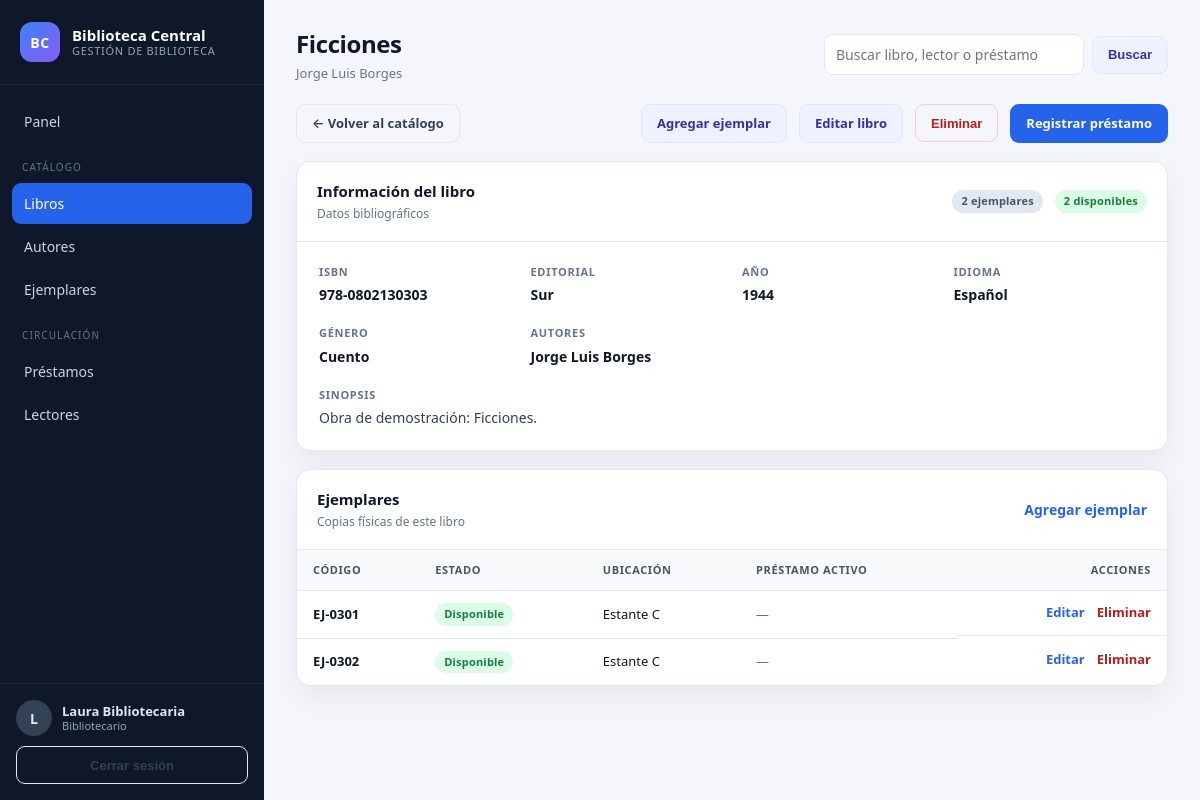
Page /catalogo/libros/3/ (signed in) on the committed database.
### usuarios/models.py (models this page shows, shortened)
class Usuario(AbstractUser):
    class Rol(models.TextChoices):
        ADMINISTRADOR = "ADMINISTRADOR", "Administrador"
        BIBLIOTECARIO = "BIBLIOTECARIO", "Bibliotecario"
        LECTOR = "LECTOR", "Lector"
    rol = models.CharField(
        "Rol",
        max_length=20,
        choices=Rol.choices,
        default=Rol.LECTOR,
    )
    nombre_completo = models.CharField("Nombre completo", max_length=150, blank=True)
    class Meta:
        verbose_name = "Usuario"
        verbose_name_plural = "Usuarios"
        ordering = ["username"]
    @property
    def rol_label(self):
        return self.get_rol_display()
    @property
    def es_administrador(self):
        return self.is_superuser or self.rol == self.Rol.ADMINISTRADOR
    @property
    def es_bibliotecario(self):
        return self.rol == self.Rol.BIBLIOTECARIO
    @property
    def puede_gestionar(self):
        return self.es_administrador or self.es_bibliotecario
    @property
    def inicial(self):
        texto = self.nombre_completo or self.username
        return texto[:1].upper()

### catalogo/models.py (models this page shows, shortened)
class Libro(models.Model):
    class Idioma(models.TextChoices):
        ESPANOL = "ESPANOL", "Español"
        INGLES = "INGLES", "Inglés"
        FRANCES = "FRANCES", "Francés"
        PORTUGUES = "PORTUGUES", "Portugués"
        OTRO = "OTRO", "Otro"
    titulo = models.CharField("Título", max_length=200)
    isbn = models.CharField("ISBN", max_length=20, unique=True)
    editorial = models.CharField("Editorial", max_length=120, blank=True)
    anio_publicacion = models.PositiveSmallIntegerField(
        "Año de publicación",
        null=True,
        blank=True,
    )
    idioma = models.CharField(
        "Idioma",
        max_length=20,
        choices=Idioma.choices,
        default=Idioma.ESPANOL,
    )
    genero = models.CharField("Género", max_length=80, blank=True)
    sinopsis = models.TextField("Sinopsis", blank=True)
    autores = models.ManyToManyField(
        Autor,
        related_name="libros",
        verbose_name="Autores",
    )
    creado = models.DateTimeField("Creado", auto_now_add=True)
    actualizado = models.DateTimeField("Actualizado", auto_now=True)
    class Meta:
        verbose_name = "Libro"
        verbose_name_plural = "Libros"
        ordering = ["titulo"]
    @property
    def autores_texto(self):
        return ", ".join(autor.nombre_completo for autor in self.autores.all())
    @property
    def total_ejemplares(self):
        return self.ejemplares.count()
    @property
    def ejemplares_disponibles(self):
        return self.ejemplares.disponibles().count()

class Autor(models.Model):
    nombres = models.CharField("Nombres", max_length=100)
    apellidos = models.CharField("Apellidos", max_length=100)
    nacionalidad = models.CharField("Nacionalidad", max_length=80, blank=True)
    fecha_nacimiento = models.DateField("Fecha de nacimiento", null=True, blank=True)
    biografia = models.TextField("Biografía", blank=True)
    class Meta:
        verbose_name = "Autor"
        verbose_name_plural = "Autores"
        ordering = ["apellidos", "nombres"]
    @property
    def nombre_completo(self):
        return f"{self.nombres} {self.apellidos}".strip()

class Ejemplar(models.Model):
    class Estado(models.TextChoices):
        DISPONIBLE = "DISPONIBLE", "Disponible"
        PRESTADO = "PRESTADO", "Prestado"
        MANTENIMIENTO = "MANTENIMIENTO", "En mantenimiento"
        BAJA = "BAJA", "Dado de baja"
    libro = models.ForeignKey(
        Libro,
        on_delete=models.CASCADE,
        related_name="ejemplares",
        verbose_name="Libro",
    )
    codigo = models.CharField("Código de ejemplar", max_length=30, unique=True)
    estado = models.CharField(
        "Estado",
        max_length=20,
        choices=Estado.choices,
        default=Estado.DISPONIBLE,
    )
    ubicacion = models.CharField("Ubicación", max_length=120, blank=True)
    fecha_alta = models.DateField("Fecha de alta", default=timezone.localdate)
    observaciones = models.TextField("Observaciones", blank=True)
    objects = EjemplarQuerySet.as_manager()
    class Meta:
        verbose_name = "Ejemplar"
        verbose_name_plural = "Ejemplares"
        ordering = ["libro__titulo", "codigo"]
    @property
    def prestamo_activo(self):
        return self.detalles_prestamo.filter(fecha_devolucion__isnull=True).first()

### catalogo/views.py (the view)
# urls.py: path("libros/<int:pk>/", views.LibroDetailView.as_view(), name="libro_detail"),
class LibroDetailView(LoginRequiredMixin, DetailView):
    model = Libro
    template_name = "catalogo/libro_detail.html"
    context_object_name = "libro"
    def get_queryset(self):
        return Libro.objects.prefetch_related(
            "autores",
            "ejemplares__detalles_prestamo__prestamo__lector",
        )

### catalogo/models.py (called while the page is built)
    def disponibles(self):
        from prestamos.models import DetallePrestamo
        prestados = DetallePrestamo.objects.filter(
            fecha_devolucion__isnull=True
        ).values("ejemplar_id")
        return self.filter(estado=Ejemplar.Estado.DISPONIBLE).exclude(pk__in=prestados)

### core/context_processors.py (called while the page is built)
def globals(request):
    return {
        "APP_NAME": getattr(settings, "APP_NAME", "Biblioteca"),
        "hoy": timezone.localdate(),
    }

### templates/catalogo/libro_detail.html (shortened to what this page needs)
{% extends "base.html" %}
{% block page_title %}{{ libro.titulo }}{% endblock %}
{% block page_subtitle %}{{ libro.autores_texto }}{% endblock %}
{% block content %}
<div class="page-actions">
    <a class="btn btn-ghost" href="{% url 'catalogo:libro_list' %}">← Volver al catálogo</a>
    {% if user.puede_gestionar %}
    <div class="actions">
        <a class="btn btn-secondary" href="{% url 'catalogo:ejemplar_create' %}?libro={{ libro.pk }}">Agregar ejemplar</a>
        <a class="btn btn-secondary" href="{% url 'catalogo:libro_update' libro.pk %}">Editar libro</a>
        <form method="post" action="{% url 'catalogo:libro_delete' libro.pk %}" data-confirm="¿Eliminar el libro y todos sus ejemplares?">
            <button class="btn btn-ghost danger" type="submit">Eliminar</button>
        </form>
        <a class="btn btn-primary" href="{% url 'prestamos:create' %}">Registrar préstamo</a>
    </div>
    {% endif %}
</div>
<section class="card">
    <header class="card-header">
        <div>
            <h2>Información del libro</h2>
            <p class="muted">Datos bibliográficos</p>
        </div>
        <div class="actions">
            <span class="badge badge-muted">{{ libro.total_ejemplares }} ejemplares</span>
            <span class="badge {% if libro.ejemplares_disponibles %}badge-ok{% else %}badge-danger{% endif %}">{{ libro.ejemplares_disponibles }} disponibles</span>
        </div>
    </header>
    <div class="detail-grid">
        <div>
            <span class="stat-label">ISBN</span>
            <p>{{ libro.isbn }}</p>
        </div>
        <div>
            <span class="stat-label">Editorial</span>
            <p>{{ libro.editorial|default:"—" }}</p>
        </div>
        <div>
            <span class="stat-label">Año</span>
            <p>{{ libro.anio_publicacion|default:"—" }}</p>
        </div>
        <div>
            <span class="stat-label">Idioma</span>
            <p>{{ libro.get_idioma_display }}</p>
        </div>
        <div>
            <span class="stat-label">Género</span>
            <p>{{ libro.genero|default:"—" }}</p>
        </div>
        <div>
            <span class="stat-label">Autores</span>
            <p>{{ libro.autores_texto|default:"—" }}</p>
        </div>
        <div class="full">
            <span class="stat-label">Sinopsis</span>
            <p class="sinopsis">{{ libro.sinopsis|default:"Sin sinopsis registrada."|linebreaksbr }}</p>
        </div>
    </div>
</section>
<section class="card">
    <header class="card-header">
        <div>
            <h2>Ejemplares</h2>
            <p class="muted">Copias físicas de este libro</p>
        </div>
        {% if user.puede_gestionar %}
        <a class="link" href="{% url 'catalogo:ejemplar_create' %}?libro={{ libro.pk }}">Agregar ejemplar</a>
        {% endif %}
    </header>
    {% if libro.ejemplares.exists %}
    <div class="table-wrap">
        <table>
            <thead>
                <tr>
                    <th>Código</th>
                    <th>Estado</th>
                    <th>Ubicación</th>
                    <th>Préstamo activo</th>
                    <th class="right">Acciones</th>
                </tr>
            </thead>
            <tbody>
                {% for ejemplar in libro.ejemplares.all %}
                <tr>
                    <td><strong>{{ ejemplar.codigo }}</strong></td>
                    <td>
                        <span class="badge {% if ejemplar.estado == 'DISPONIBLE' %}badge-ok{% elif ejemplar.estado == 'PRESTADO' %}badge-warning{% elif ejemplar.estado == 'BAJA' %}badge-danger{% else %}badge-muted{% endif %}">
                            {{ ejemplar.get_estado_display }}
                        </span>
                    </td>
                    <td>{{ ejemplar.ubicacion|default:"—" }}</td>
                    <td>
                        {% with activo=ejemplar.prestamo_activo %}
                        {% if activo %}
                            {% if user.puede_gestionar %}
                            <a class="link" href="{% url 'prestamos:detail' activo.prestamo_id %}">{{ activo.prestamo.codigo }} · {{ activo.prestamo.lector.nombre_completo }}</a>
                            {% else %}
                            <span class="muted">No disponible</span>
                            {% endif %}
                        {% else %}
                        <span class="muted">—</span>
                        {% endif %}
                        {% endwith %}
                    </td>
                    <td class="actions">
                        {% if user.puede_gestionar %}
                        <a class="link" href="{% url 'catalogo:ejemplar_update' ejemplar.pk %}">Editar</a>
                        <form method="post" action="{% url 'catalogo:ejemplar_delete' ejemplar.pk %}" data-confirm="¿Eliminar el ejemplar {{ ejemplar.codigo }}?">
                            <button class="link danger" type="submit">Eliminar</button>
                        </form>
                        {% else %}
                        <span class="muted">—</span>
                        {% endif %}
                    </td>
                </tr>
                {% endfor %}
            </tbody>
        </table>
    </div>
    {% else %}
    <div class="empty-state"><p>Este libro no tiene ejemplares registrados.</p></div>
    {% endif %}
</section>
{% endblock %}

### templates/base.html (shortened to what this page needs)
{% load static %}
<!doctype html>
<html lang="es">
<head>
    <link rel="stylesheet" href="{% static 'css/styles.css' %}">
</head>
<body>
{% with url_name=request.resolver_match.url_name app_name=request.resolver_match.app_name %}
<div class="app-shell {% if user.is_authenticated %}app-auth{% else %}app-public{% endif %}">
    {% if user.is_authenticated %}
    <aside class="sidebar" id="sidebar">
        <a class="brand" href="{% url 'core:dashboard' %}">
            <span class="brand-mark">BC</span>
            <span class="brand-text">
                <strong>{{ APP_NAME }}</strong>
                <small>Gestión de biblioteca</small>
            </span>
        </a>
        <nav class="nav">
            <a class="nav-link {% if url_name == 'dashboard' %}active{% endif %}" href="{% url 'core:dashboard' %}">Panel</a>
            <span class="nav-title">Catálogo</span>
            <a class="nav-link {% if url_name == 'libro_list' or url_name == 'libro_detail' %}active{% endif %}" href="{% url 'catalogo:libro_list' %}">Libros</a>
            <a class="nav-link {% if url_name == 'autor_list' %}active{% endif %}" href="{% url 'catalogo:autor_list' %}">Autores</a>
            <a class="nav-link {% if url_name == 'ejemplar_list' %}active{% endif %}" href="{% url 'catalogo:ejemplar_list' %}">Ejemplares</a>
            <span class="nav-title">Circulación</span>
            {% if user.puede_gestionar %}
            <a class="nav-link {% if app_name == 'prestamos' %}active{% endif %}" href="{% url 'prestamos:list' %}">Préstamos</a>
            <a class="nav-link {% if app_name == 'lectores' %}active{% endif %}" href="{% url 'lectores:list' %}">Lectores</a>
            {% else %}
            <a class="nav-link {% if app_name == 'prestamos' %}active{% endif %}" href="{% url 'prestamos:list' %}">Mis préstamos</a>
            {% endif %}
        </nav>
        <div class="sidebar-footer">
            <div class="user-chip">
                <span class="avatar">{{ user.inicial }}</span>
                <span>
                    <strong>{{ user.nombre_completo }}</strong>
                    <small>{{ user.rol_label }}</small>
                </span>
            </div>
            <form method="post" action="{% url 'usuarios:logout' %}">
                <button class="btn btn-ghost btn-block" type="submit">Cerrar sesión</button>
            </form>
        </div>
    </aside>
    {% endif %}
    <main class="{% if user.is_authenticated %}main{% else %}public-main{% endif %}">
        {% if user.is_authenticated %}
        <header class="topbar">
            <div class="topbar-titles">
                <h1>{% block page_title %}{% endblock %}</h1>
                <p class="muted">{% block page_subtitle %}{% endblock %}</p>
            </div>
            <form class="topbar-search" method="get" action="{% url 'core:buscar' %}">
                <input type="search" name="q" value="{{ request.GET.q|default:'' }}" placeholder="Buscar libro, lector o préstamo">
                <button class="btn btn-secondary" type="submit">Buscar</button>
            </form>
        </header>
        {% endif %}
        <section class="content">
            {% block content %}{% endblock %}
        </section>
    </main>
</div>
{% endwith %}
</body>
</html>

### rows in the picture
Usuario: inicial "L", nombre_completo "Laura Bibliotecaria", rol_label "Bibliotecario"
Libro: titulo "Ficciones", autores_texto "Jorge Luis Borges", total_ejemplares "2", ejemplares_disponibles "2", isbn "978-0802130303", editorial "Sur", anio_publicacion "1944", idioma "Español", genero "Cuento", sinopsis "Obra de demostración: Ficciones."
Ejemplar: codigo "EJ-0301", estado "Disponible", ubicacion "Estante C"
Ejemplar: codigo "EJ-0302", estado "Disponible", ubicacion "Estante C"

### other values in the picture
{{ APP_NAME }} "Biblioteca Central"
